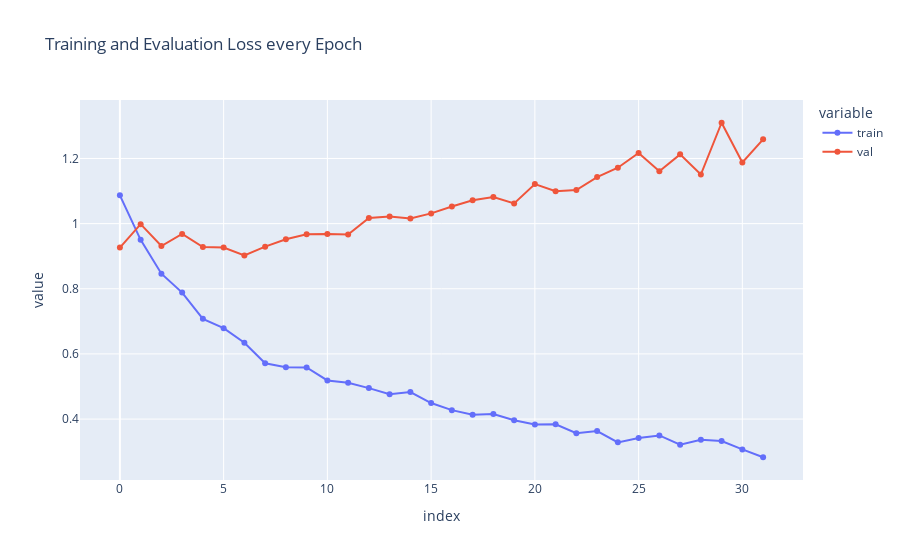

The notebook cell saved with this chart:
### Code cell
loss = pd.DataFrame({'train': history.history['loss'], 'val': history.history['val_loss']})

fig = px.line(loss, x=loss.index, y=loss.columns[0::], title='Training and Evaluation Loss every Epoch', markers=True)
fig.show()

### Figure 1 — Plotly figure (JSON) as saved in the notebook; plotly's stock layout.template omitted (floating-point values rounded to 4 significant figures)
{"data": [{"hovertemplate": "variable=train<br>index=%{x}<br>value=%{y}<extra></extra>", "legendgroup": "train", "line": {"color": "#636efa", "dash": "solid"}, "marker": {"symbol": "circle"}, "mode": "lines+markers", "name": "train", "orientation": "v", "showlegend": true, "x": [0, 1, 2, 3, 4, 5, 6, 7, 8, 9, 10, 11, 12, 13, 14, 15, 16, 17, 18, 19, 20, 21, 22, 23, 24, 25, 26, 27, 28, 29, 30, 31], "xaxis": "x", "y": [1.087, 0.9504, 0.8462, 0.7883, 0.7077, 0.679, 0.6343, 0.5714, 0.5591, 0.5585, 0.5187, 0.5114, 0.4951, 0.4761, 0.483, 0.4492, 0.4275, 0.413, 0.4155, 0.3964, 0.3833, 0.3842, 0.3564, 0.3632, 0.3285, 0.3419, 0.3498, 0.3211, 0.3362, 0.3327, 0.3069, 0.2828], "yaxis": "y", "type": "scatter"}, {"hovertemplate": "variable=val<br>index=%{x}<br>value=%{y}<extra></extra>", "legendgroup": "val", "line": {"color": "#EF553B", "dash": "solid"}, "marker": {"symbol": "circle"}, "mode": "lines+markers", "name": "val", "orientation": "v", "showlegend": true, "x": [0, 1, 2, 3, 4, 5, 6, 7, 8, 9, 10, 11, 12, 13, 14, 15, 16, 17, 18, 19, 20, 21, 22, 23, 24, 25, 26, 27, 28, 29, 30, 31], "xaxis": "x", "y": [0.9265, 0.9984, 0.9313, 0.9683, 0.9283, 0.9267, 0.9023, 0.9293, 0.9521, 0.9673, 0.9681, 0.9668, 1.017, 1.022, 1.015, 1.031, 1.053, 1.072, 1.082, 1.062, 1.121, 1.099, 1.103, 1.143, 1.172, 1.217, 1.161, 1.213, 1.151, 1.31, 1.188, 1.259], "yaxis": "y", "type": "scatter"}], "layout": {"xaxis": {"anchor": "y", "domain": [0, 1], "title": {"text": "index"}}, "yaxis": {"anchor": "x", "domain": [0, 1], "title": {"text": "value"}}, "legend": {"title": {"text": "variable"}, "tracegroupgap": 0}, "title": {"text": "Training and Evaluation Loss every Epoch"}}}
